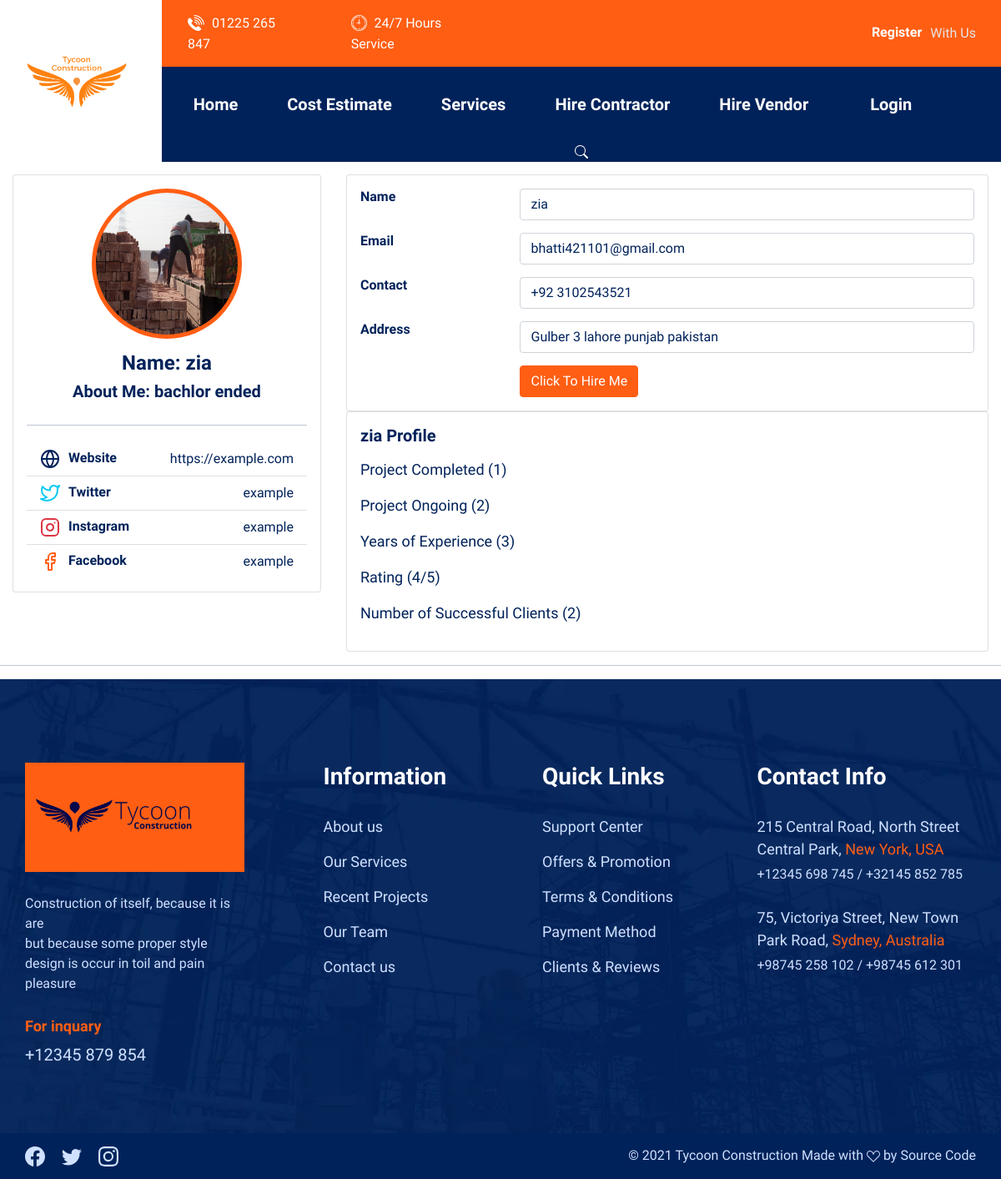
Page /hireContractor/ on the committed database.
### accounts/models.py (models this page shows, shortened)
class Contractor(models.Model):
    user = models.OneToOneField(Users, on_delete = models.CASCADE, primary_key = True)
    contractor_email = models.EmailField(max_length=25)
    contractor_address = models.CharField(max_length=150)
    contractor_contact = models.IntegerField(max_length=20, null=True)
    contractor_description = models.CharField(max_length=255)
    year_of_experience = models.IntegerField(max_length=255, null=True)
    project_ongoing = models.IntegerField(max_length=255, null=True)
    projects_completed = models.IntegerField(max_length=255, null=True)
    number_of_successful_clients = models.IntegerField(
        max_length=255, null=True)
    rating = models.IntegerField(max_length=255, null=True)
    contact_number_of_previous_client = models.IntegerField(
        max_length=30, null=True)
    contractor_Img = models.ImageField(upload_to='Contractor_images/', blank=False)
    date = models.DateTimeField(auto_now_add=True)

class Users(AbstractUser):
    is_vendor = models.BooleanField(default=False)
    is_contractor = models.BooleanField(default=False)
    vendor_name = models.CharField(max_length=100)
    contractor_name = models.CharField(max_length=100)

### tycoonConstruction/views.py (the view)
# urls.py: path('hireContractor/', views.hire_contractor, name='hireContractor'),
def hire_contractor(request):
    con = Contractor.objects.all().order_by('-pk')
    context = {
        'con': con,
    }
    return render(request, 'tycoonConstruction/hire_contractor.html', context)

### tycoonConstruction/templates/tycoonConstruction/hire_contractor.html (shortened to what this page needs)
{% extends 'base.html' %}{% load static from static %} {% block content %}
        {% for cons in con  %}
        <form method="GET" action="bidContractor/{{cons.user.id}}">
        <div class="container-fluid my-3">
            <div class="main-body">
                <div class="row">
                    <div class="col-lg-4">
                        <div class="card">
                            <div class="card-body">
                                <div class="d-flex flex-column align-items-center text-center">
                                    <img src="{{cons.contractor_Img.url}}" alt="{{cons.user.username}}" class="rounded-circle p-1 bg-primary mx-auto" width="180" height="180">
                                    <div class="mt-3">
                                        <h4>Name: {{cons.user.username}}</h4>
                                        <h5> About Me: {{cons.contractor_description}}  </h5>
                                    </div>
                                </div>
                                <hr class="my-4">
                                <ul class="list-group list-group-flush">
                                    <li class="list-group-item d-flex justify-content-between align-items-center flex-wrap">
                                        <h6 class="mb-0">Website</h6>
                                        <span class="text-secondary">https://example.com</span>
                                    </li>
                                    <li class="list-group-item d-flex justify-content-between align-items-center flex-wrap">
                                        <h6 class="mb-0">Twitter</h6>
                                        <span class="text-secondary">example</span>
                                    </li>
                                    <li class="list-group-item d-flex justify-content-between align-items-center flex-wrap">
                                        <h6 class="mb-0">Instagram</h6>
                                        <span class="text-secondary">example</span>
                                    </li>
                                    <li class="list-group-item d-flex justify-content-between align-items-center flex-wrap">
                                        <h6 class="mb-0">Facebook</h6>
                                        <span class="text-secondary">example</span>
                                    </li>
                                </ul>
                            </div>
                        </div>
                    </div>
                    <div class="col-lg-8">
                        <div class="card">
                            <div class="card-body">
                                <div class="row mb-3">
                                    <div class="col-sm-3">
                                        <h6 class="mb-0">Name</h6>
                                    </div>
                                    <div class="col-sm-9 text-secondary">
                                        <div class="form-control" style="border: 1px solid white-space">{{cons.user.username}}</div>
                                    </div>
                                </div>
                                <div class="row mb-3">
                                    <div class="col-sm-3">
                                        <h6 class="mb-0">Email</h6>
                                    </div>
                                    <div class="col-sm-9 text-secondary">
                                        <div class="form-control" style="border: 1px solid white-space">{{cons.contractor_email}}</div>
                                    </div>
                                </div>
                                <div class="row mb-3">
                                    <div class="col-sm-3">
                                        <h6 class="mb-0">Contact</h6>
                                    </div>
                                    <div class="col-sm-9 text-secondary">
                                        <div class="form-control" style="border: 1px solid white-space">+92 {{cons.contractor_contact}}</div>
                                    </div>
                                </div>
                                <div class="row mb-3">
                                    <div class="col-sm-3">
                                        <h6 class="mb-0">Address</h6>
                                    </div>
                                    <div class="col-sm-9 text-secondary">
                                        <div class="form-control" style="border: 1px solid white-space">{{cons.contractor_address}}</div>
                                    </div>
                                </div>
                                <div class="row">
                                    <div class="col-sm-3"></div>
                                    <div class="col-sm-9 text-secondary">
                                        <button type="submit" class="btn btn-primary">Click To Hire Me</button>
                                    </div>
                                </div>
                            </div>
                        </div>
                        <div class="row">
                            <div class="col-sm-12">
                                <div class="card">
                                    <div class="card-body">
                                        <h5 class="d-flex align-items-center mb-3">{{cons.user.username}} Profile </h5>
                                        <p>Project Completed ({{cons.projects_completed}})</p>
                                        <p>Project Ongoing ({{cons.project_ongoing}})</p>
                                        <p>Years of Experience ({{cons.year_of_experience}})</p>
                                        <p>Rating ({{cons.rating}}/5)</p>
                                        <P>Number of Successful Clients ({{cons.number_of_successful_clients}})</p>
                                    </div>
                                </div>
                            </div>
                        </div>
                    </div>
                </div>
            </div>
        </div>
        <hr>
    </form>
        {% endfor %}
{% endblock content %}

### rows in the picture
Contractor: contractor_Img (picture), user.username "zia", contractor_description "bachlor ended", contractor_email "bhatti421101@gmail.com", contractor_contact "3102543521", contractor_address "Gulber 3 lahore punjab pakistan", projects_completed "1", project_ongoing "2", year_of_experience "3", rating "4", number_of_successful_clients "2"
